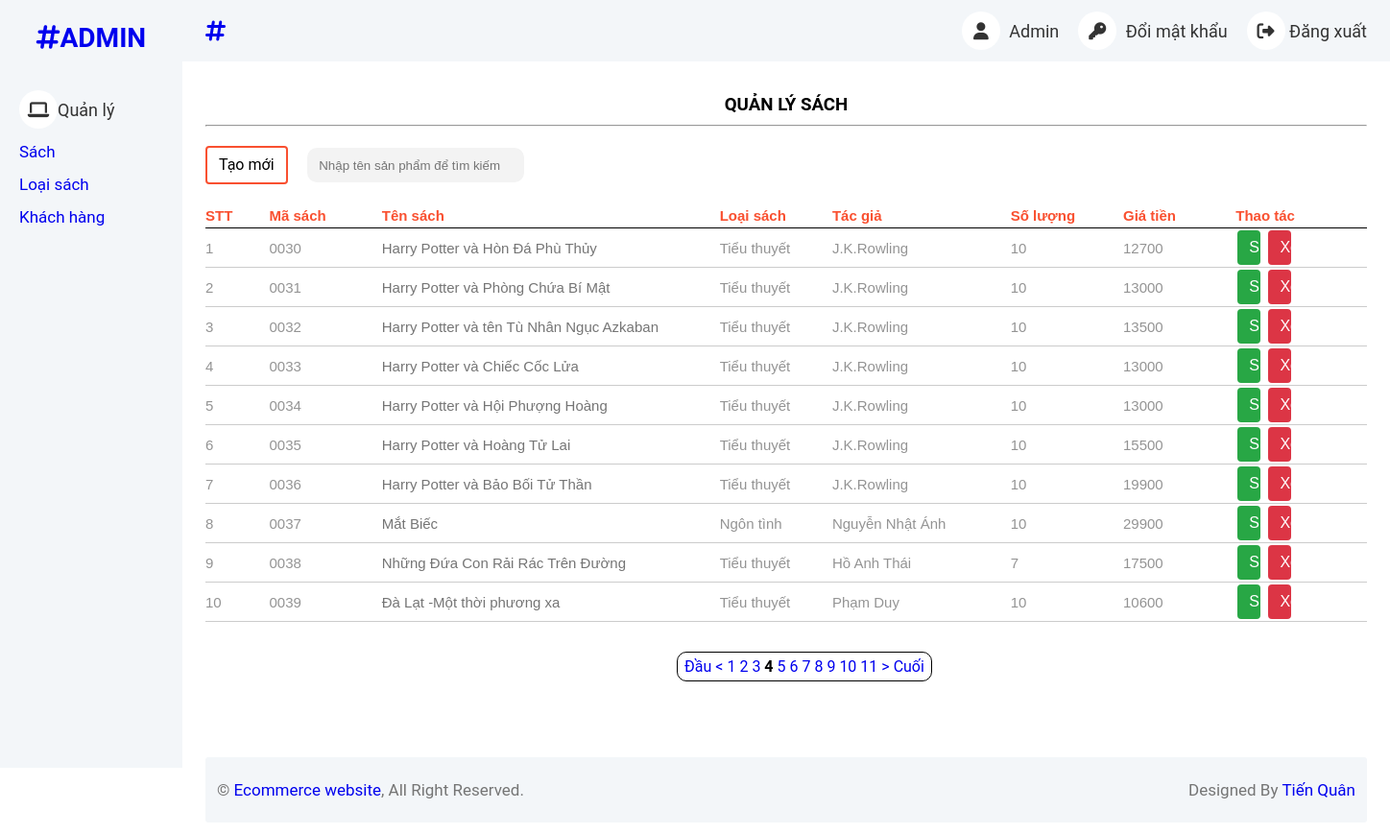
The page /html/admin/product/index.php?&page=4 on the database its author committed.
### tables this page shows
CREATE TABLE `sach` (
  `maSach` varchar(4) NOT NULL,
  `tenSach` varchar(100),
  `maLS` varchar(4),
  `moTa` varchar(256),
  `giaTien` int(11),
  `soLuong` int(11),
  `tacGia` varchar(256),
  `hinhAnh` varchar(256)
);

CREATE TABLE `loai_sach` (
  `maLS` varchar(4) NOT NULL,
  `tenLS` varchar(100)
);

### html/admin/product/index.php (called while the page is built, shortened)
<?php
    include_once '../../../components/layout_admin.php';
?>

### database/helper/query.php (called while the page is built, shortened)
<?php
  include_once "connect.php";
  function quick_query(string $sql) {
    global $conn;
    $result = mysqli_query($conn, $sql);
    return $result;
}
  function get_data_query(string $sql) {
    $result = quick_query($sql);
    $data = [];
    if (mysqli_num_rows($result) != 0) {
      while ($row = mysqli_fetch_array($result)) {
        $data[] = $row;
      }
    }
    return $data;
  }
?>

### html/admin/product/product_list.php (the view, shortened to what this page needs)
<?php
    $productsPerPage = 10;
    $offset = ($_GET["page"] - 1) * $productsPerPage;
    $sql = "SELECT s.maSach, s.tenSach, s.tacGia, s.soLuong, s.giaTien , l.tenLS FROM sach AS s JOIN loai_sach AS l ON s.maLS = l.maLS
        LIMIT $offset, $productsPerPage";
    $res = get_data_query($sql);
    function build_body() {
        global $res;
        echo "<table align='center' cellpadding='2' cellspacing='2' '>";
        echo '<tr>
            <th width="10">STT</th>
            <th width="50">Mã sách</th>
            <th width="150">Tên sách</th>
            <th width="50">Loại sách</th>
            <th width="50">Tác giả</th>
            <th width="50">Số lượng</th>
            <th width="50">Giá tiền</th>
            <th width="50">Thao tác</th>
            </tr>';
        $stt = 1;
        foreach ($res as $row) {
            echo "<tr>";
            echo "<td>$stt</td>";
            echo "<td>$row[0]</td>";
            echo "<td><a class='link-detail' title='Xem chi tiết' href=''>$row[1]</a></td>";
            echo "<td>{$row['tenLS']}</td>";
            echo "<td>$row[2]</td>";
            echo "<td>$row[3]</td>";
            echo "<td>$row[4]</td>";
            echo "<td>
                <a class='btn btn-success m-2' href='?action=edit&productId=$row[0]'>Sửa</a>
                <a class='btn btn-danger m-2' href='?action=delete&productId=$row[0]'>Xóa</a>
            </td>";
            echo "</tr>";
            $stt++;
        }
        echo "</table>";
    }
?>
<section style='min-height: 600px;'>
    <h3 >QUẢN LÝ SÁCH</h3><hr>
    <div class="wrap-search-add">
        <a class="btn btn-add" href="?action=create">Tạo mới</a>
        <input class="input" name="name_search" type="search" placeholder="Nhập tên sản phẩm để tìm kiếm" >
    </div>
    <form action="?action=edit" method="post">
        <?php build_body(); ?>
    </form>
</section>

### assets/styles/basic_setup.css (style rules this page uses)
* { padding: 0; margin: 0; box-sizing: border-box; }
:root { --primary-color: #f95030; --primary-color-rgb: rgba(238, 75 , 43); --white-color: #fff; --black-color: #000; --text-color: #333; --star-gold: #FFCE3E; --header-height: 120px; --navbar-height: 30px; --header-with-search: calc(var(--header-height) - var(--navbar-height)); --header-sort-bar-height: 46px; --width: 0%; }
html { font-family: 'Roboto', sans-serif; box-sizing: border-box; scroll-behavior: smooth; }
ul, a { text-decoration: none; list-style: none; padding-left: 0; margin: 0; }

### assets/styles/custom.css (style rules this page uses)
body { position: relative; }

### assets/styles/grid.css (style rules this page uses)
@media (min-width: 740px) { .m-1, .m-2, .m-3, .m-4, .m-5, .m-6, .m-7, .m-8, .m-9, .m-10, .m-11, .m-12 { display: block; } }
@media (min-width: 740px) { .m-2 { flex: 0 0 16.66667%; max-width: 16.66667%; } }

### components/layout_admin.php (style rules this page uses)
:root { --primary-color: #f95030; --primary-color-rgb: rgba(238, 75 , 43); --white-color: #fff; --black-color: #000; --text-color: #949494; }
* { margin: 0; padding: 0; box-sizing: border-box; }
.btn { display: inline-block; font-weight: 400; text-align: center; white-space: nowrap; vertical-align: middle; font-size: 16px; line-height: 1.5; padding: 6px 12px; border-radius: 4px; text-decoration: none; cursor: pointer; }
.btn.btn-success { color: #fff; background-color: #28a745; border-color: #28a745; }
.btn.btn-danger { color: #fff; background-color: #dc3545; border-color: #dc3545; }
.btn.btn-add { color: #000; border: 2px solid var(--primary-color); }
section { padding: 24px; }
h3 { padding: 10px 0; text-align: center; }

### html/admin/product/product_list.php (style rules this page uses)
table { font-size: 15px; font-family: Arial, Helvetica, sans-serif; width: 100%; border-collapse: collapse; text-align: left; color: var(--text-color); }
table tr { border-bottom: 1px solid #ccc; }
table tr:nth-child(1) { border-color: black; color: var(--primary-color); }
table th { padding: 4px 0; }
.link-detail { color: #757575; text-decoration: none; }
.wrap-search-add { display: flex; align-items: center; gap: 20px; margin: 20px 0; }
.m-2 { margin: 2px; }
.input { border: 2px solid transparent; width: 17em; height: 2.7em; padding-left: 0.8em; outline: none; overflow: hidden; background-color: #F3F3F3; border-radius: 10px; transition: all 0.5s; }

### rows shown on the page
sach: maSach "0030", tenSach "Harry Potter và Hòn Đá Phù Thủy", maLS.tenLS "Tiểu thuyết", tacGia "J.K.Rowling", soLuong "10", giaTien "12700"
sach: maSach "0031", tenSach "Harry Potter và Phòng Chứa Bí Mật", maLS.tenLS "Tiểu thuyết", tacGia "J.K.Rowling", soLuong "10", giaTien "13000"
sach: maSach "0032", tenSach "Harry Potter và tên Tù Nhân Ngục Azkaban", maLS.tenLS "Tiểu thuyết", tacGia "J.K.Rowling", soLuong "10", giaTien "13500"
sach: maSach "0033", tenSach "Harry Potter và Chiếc Cốc Lửa", maLS.tenLS "Tiểu thuyết", tacGia "J.K.Rowling", soLuong "10", giaTien "13000"
sach: maSach "0034", tenSach "Harry Potter và Hội Phượng Hoàng", maLS.tenLS "Tiểu thuyết", tacGia "J.K.Rowling", soLuong "10", giaTien "13000"
sach: maSach "0035", tenSach "Harry Potter và Hoàng Tử Lai", maLS.tenLS "Tiểu thuyết", tacGia "J.K.Rowling", soLuong "10", giaTien "15500"
sach: maSach "0036", tenSach "Harry Potter và Bảo Bối Tử Thần", maLS.tenLS "Tiểu thuyết", tacGia "J.K.Rowling", soLuong "10", giaTien "19900"
sach: maSach "0037", tenSach "Mắt Biếc", maLS.tenLS "Ngôn tình", tacGia "Nguyễn Nhật Ánh", soLuong "10", giaTien "29900"
sach: maSach "0038", tenSach "Những Đứa Con Rải Rác Trên Đường", maLS.tenLS "Tiểu thuyết", tacGia "Hồ Anh Thái", soLuong "7", giaTien "17500"
sach: maSach "0039", tenSach "Đà Lạt -Một thời phương xa", maLS.tenLS "Tiểu thuyết", tacGia "Phạm Duy", soLuong "10", giaTien "10600"
